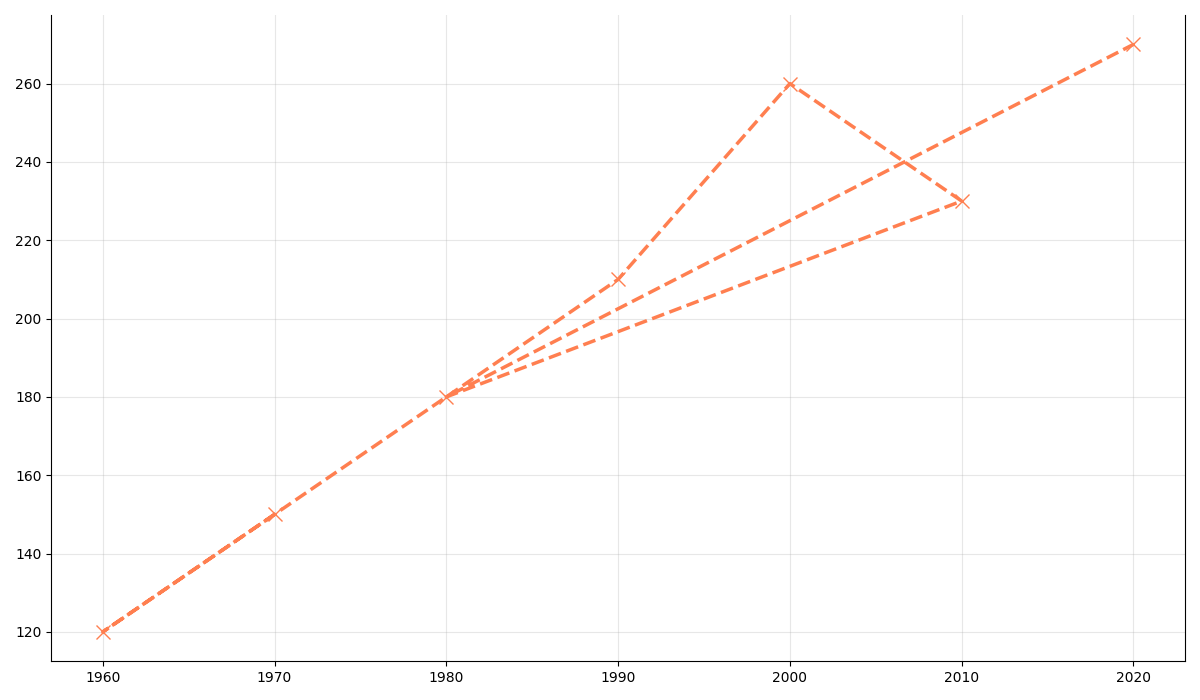

Write Python code to recreate this figure.
import matplotlib.pyplot as plt
import numpy as np

decades = np.array([1970, 1960, 1990, 2000, 2010, 1980, 2020])
solar_flares = np.array([150, 120, 210, 260, 230, 180, 270])

plt.figure(figsize=(12, 7))
plt.plot(decades, solar_flares, color='coral', marker='x', linestyle='--', linewidth=2.5, markersize=10)

plt.grid(True, linestyle='-', alpha=0.3)
plt.gca().spines['top'].set_visible(False)
plt.tight_layout()
plt.show()
